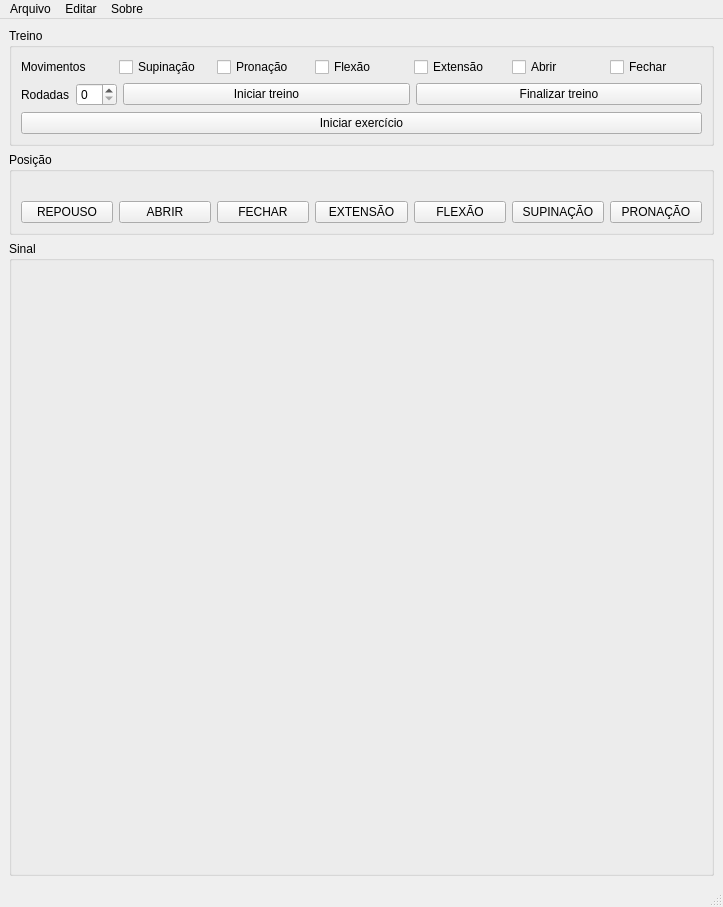
<?xml version="1.0" encoding="UTF-8"?>
<ui version="4.0">
 <class>MainWindow</class>
 <widget class="QMainWindow" name="MainWindow">
  <property name="geometry">
   <rect>
    <x>0</x>
    <y>0</y>
    <width>723</width>
    <height>907</height>
   </rect>
  </property>
  <property name="windowTitle">
   <string>EMGsvm</string>
  </property>
  <widget class="QWidget" name="centralwidget">
   <layout class="QVBoxLayout" name="verticalLayout">
    <item>
     <layout class="QVBoxLayout" name="verticalLayout_2">
      <item>
       <layout class="QHBoxLayout" name="horizontalLayout_5">
        <item>
         <layout class="QHBoxLayout" name="horizontalLayout_3">
          <item>
           <widget class="QGroupBox" name="groupBox">
            <property name="title">
             <string>Treino</string>
            </property>
            <layout class="QVBoxLayout" name="verticalLayout_8">
             <item>
              <layout class="QHBoxLayout" name="horizontalLayout_8">
               <item>
                <widget class="QLabel" name="label_2">
                 <property name="text">
                  <string>Movimentos</string>
                 </property>
                </widget>
               </item>
               <item>
                <widget class="QCheckBox" name="checkBox_2">
                 <property name="text">
                  <string>Supinação</string>
                 </property>
                </widget>
               </item>
               <item>
                <widget class="QCheckBox" name="checkBox_4">
                 <property name="text">
                  <string>Pronação</string>
                 </property>
                </widget>
               </item>
               <item>
                <widget class="QCheckBox" name="checkBox_3">
                 <property name="text">
                  <string>Flexão</string>
                 </property>
                </widget>
               </item>
               <item>
                <widget class="QCheckBox" name="checkBox">
                 <property name="text">
                  <string>Extensão</string>
                 </property>
                </widget>
               </item>
               <item>
                <widget class="QCheckBox" name="checkBox_5">
                 <property name="text">
                  <string>Abrir</string>
                 </property>
                </widget>
               </item>
               <item>
                <widget class="QCheckBox" name="checkBox_6">
                 <property name="text">
                  <string>Fechar</string>
                 </property>
                </widget>
               </item>
              </layout>
             </item>
             <item>
              <layout class="QHBoxLayout" name="horizontalLayout_7">
               <item>
                <widget class="QLabel" name="label">
                 <property name="sizePolicy">
                  <sizepolicy hsizetype="Maximum" vsizetype="Preferred">
                   <horstretch>0</horstretch>
                   <verstretch>0</verstretch>
                  </sizepolicy>
                 </property>
                 <property name="text">
                  <string>Rodadas</string>
                 </property>
                </widget>
               </item>
               <item>
                <widget class="QSpinBox" name="spinBox">
                 <property name="sizePolicy">
                  <sizepolicy hsizetype="Fixed" vsizetype="Fixed">
                   <horstretch>0</horstretch>
                   <verstretch>0</verstretch>
                  </sizepolicy>
                 </property>
                </widget>
               </item>
               <item>
                <layout class="QHBoxLayout" name="horizontalLayout_6">
                 <item>
                  <widget class="QPushButton" name="pushButton_3">
                   <property name="text">
                    <string>Iniciar treino</string>
                   </property>
                  </widget>
                 </item>
                 <item>
                  <widget class="QPushButton" name="pushButton_2">
                   <property name="text">
                    <string>Finalizar treino</string>
                   </property>
                  </widget>
                 </item>
                </layout>
               </item>
              </layout>
             </item>
             <item>
              <layout class="QVBoxLayout" name="verticalLayout_3">
               <item>
                <widget class="QPushButton" name="pushButton">
                 <property name="text">
                  <string>Iniciar exercício</string>
                 </property>
                </widget>
               </item>
              </layout>
             </item>
            </layout>
           </widget>
          </item>
         </layout>
        </item>
       </layout>
      </item>
      <item>
       <layout class="QVBoxLayout" name="verticalLayout_7">
        <item>
         <widget class="QGroupBox" name="groupBox_3">
          <property name="title">
           <string>Posição</string>
          </property>
          <layout class="QHBoxLayout" name="horizontalLayout_13">
           <item>
            <layout class="QVBoxLayout" name="verticalLayout_9">
             <item>
              <widget class="QLabel" name="label_3">
               <property name="text">
                <string/>
               </property>
               <property name="pixmap">
                <pixmap>icons/repouso_small.png</pixmap>
               </property>
               <property name="alignment">
                <set>Qt::AlignCenter</set>
               </property>
              </widget>
             </item>
             <item>
              <widget class="QPushButton" name="btn_rest">
               <property name="text">
                <string>REPOUSO</string>
               </property>
              </widget>
             </item>
            </layout>
           </item>
           <item>
            <layout class="QVBoxLayout" name="verticalLayout_13">
             <item>
              <widget class="QLabel" name="label_4">
               <property name="text">
                <string/>
               </property>
               <property name="pixmap">
                <pixmap>icons/abrir_small.png</pixmap>
               </property>
               <property name="alignment">
                <set>Qt::AlignCenter</set>
               </property>
              </widget>
             </item>
             <item>
              <widget class="QPushButton" name="btn_open">
               <property name="text">
                <string>ABRIR</string>
               </property>
              </widget>
             </item>
            </layout>
           </item>
           <item>
            <layout class="QVBoxLayout" name="verticalLayout_10">
             <item>
              <widget class="QLabel" name="label_5">
               <property name="text">
                <string/>
               </property>
               <property name="pixmap">
                <pixmap>icons/fechar_small.png</pixmap>
               </property>
               <property name="alignment">
                <set>Qt::AlignCenter</set>
               </property>
              </widget>
             </item>
             <item>
              <widget class="QPushButton" name="btn_close">
               <property name="text">
                <string>FECHAR</string>
               </property>
              </widget>
             </item>
            </layout>
           </item>
           <item>
            <layout class="QVBoxLayout" name="verticalLayout_14">
             <item>
              <widget class="QLabel" name="label_6">
               <property name="text">
                <string/>
               </property>
               <property name="pixmap">
                <pixmap>icons/extensao_small.png</pixmap>
               </property>
               <property name="alignment">
                <set>Qt::AlignCenter</set>
               </property>
              </widget>
             </item>
             <item>
              <widget class="QPushButton" name="btn_extension">
               <property name="text">
                <string>EXTENSÃO</string>
               </property>
              </widget>
             </item>
            </layout>
           </item>
           <item>
            <layout class="QVBoxLayout" name="verticalLayout_12">
             <item>
              <widget class="QLabel" name="label_7">
               <property name="text">
                <string/>
               </property>
               <property name="pixmap">
                <pixmap>icons/flexao_small.png</pixmap>
               </property>
               <property name="alignment">
                <set>Qt::AlignCenter</set>
               </property>
              </widget>
             </item>
             <item>
              <widget class="QPushButton" name="btn_flexion">
               <property name="text">
                <string>FLEXÃO</string>
               </property>
              </widget>
             </item>
            </layout>
           </item>
           <item>
            <layout class="QVBoxLayout" name="verticalLayout_5">
             <item>
              <widget class="QLabel" name="label_8">
               <property name="text">
                <string/>
               </property>
               <property name="pixmap">
                <pixmap>icons/supinacao_small.png</pixmap>
               </property>
               <property name="alignment">
                <set>Qt::AlignCenter</set>
               </property>
              </widget>
             </item>
             <item>
              <widget class="QPushButton" name="btn_supination">
               <property name="text">
                <string>SUPINAÇÃO</string>
               </property>
              </widget>
             </item>
            </layout>
           </item>
           <item>
            <layout class="QVBoxLayout" name="verticalLayout_6">
             <item>
              <widget class="QLabel" name="label_9">
               <property name="text">
                <string/>
               </property>
               <property name="pixmap">
                <pixmap>icons/pronacao_small.png</pixmap>
               </property>
               <property name="alignment">
                <set>Qt::AlignCenter</set>
               </property>
              </widget>
             </item>
             <item>
              <widget class="QPushButton" name="btn_pronation">
               <property name="text">
                <string>PRONAÇÃO</string>
               </property>
              </widget>
             </item>
            </layout>
           </item>
          </layout>
         </widget>
        </item>
       </layout>
      </item>
      <item>
       <layout class="QVBoxLayout" name="verticalLayout_4">
        <item>
         <widget class="QGroupBox" name="groupBox_4">
          <property name="sizePolicy">
           <sizepolicy hsizetype="Expanding" vsizetype="Expanding">
            <horstretch>0</horstretch>
            <verstretch>0</verstretch>
           </sizepolicy>
          </property>
          <property name="minimumSize">
           <size>
            <width>0</width>
            <height>250</height>
           </size>
          </property>
          <property name="title">
           <string>Sinal</string>
          </property>
          <layout class="QVBoxLayout" name="verticalLayout_11">
           <item>
            <layout class="QVBoxLayout" name="GraphLayoutPlaceholder"/>
           </item>
          </layout>
         </widget>
        </item>
       </layout>
      </item>
     </layout>
    </item>
   </layout>
  </widget>
  <widget class="QMenuBar" name="menubar">
   <property name="geometry">
    <rect>
     <x>0</x>
     <y>0</y>
     <width>723</width>
     <height>21</height>
    </rect>
   </property>
   <widget class="QMenu" name="menuArquivo">
    <property name="title">
     <string>Arquivo</string>
    </property>
    <addaction name="actionSair"/>
   </widget>
   <widget class="QMenu" name="menuEditar">
    <property name="title">
     <string>Editar</string>
    </property>
    <addaction name="actionAbrir_game"/>
   </widget>
   <widget class="QMenu" name="menuSobre">
    <property name="title">
     <string>Sobre</string>
    </property>
   </widget>
   <addaction name="menuArquivo"/>
   <addaction name="menuEditar"/>
   <addaction name="menuSobre"/>
  </widget>
  <widget class="QStatusBar" name="statusBar"/>
  <action name="actionSair">
   <property name="text">
    <string>Sair</string>
   </property>
  </action>
  <action name="actionAbrir_game">
   <property name="text">
    <string>Abrir jogo</string>
   </property>
  </action>
 </widget>
 <resources/>
 <connections/>
</ui>
